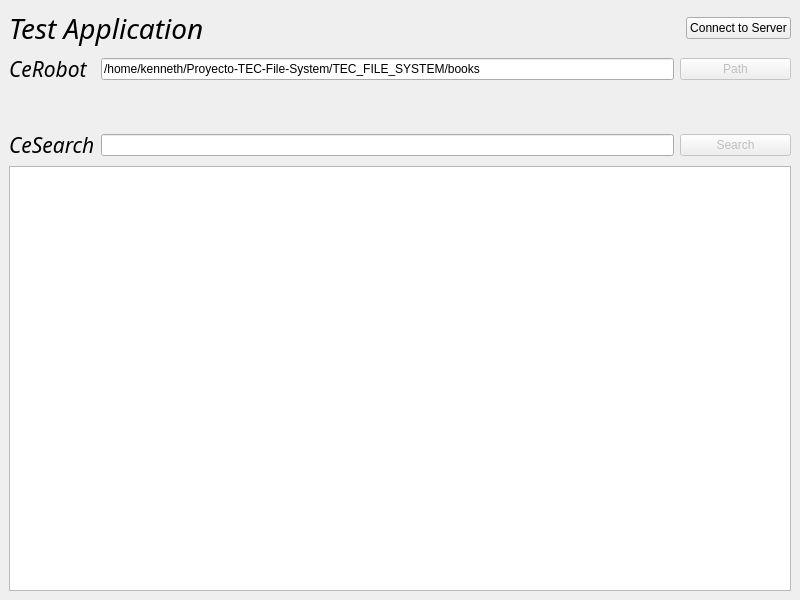
<?xml version="1.0" encoding="UTF-8"?>
<ui version="4.0">
 <class>MainWindow</class>
 <widget class="QMainWindow" name="MainWindow">
  <property name="geometry">
   <rect>
    <x>0</x>
    <y>0</y>
    <width>800</width>
    <height>600</height>
   </rect>
  </property>
  <property name="windowTitle">
   <string>MainWindow</string>
  </property>
  <widget class="QWidget" name="centralwidget">
   <layout class="QGridLayout" name="gridLayout_2">
    <item row="0" column="0">
     <layout class="QGridLayout" name="gridLayout">
      <item row="1" column="1">
       <widget class="QLineEdit" name="Path">
        <property name="text">
         <string>/home/kenneth/Proyecto-TEC-File-System/TEC_FILE_SYSTEM/books</string>
        </property>
       </widget>
      </item>
      <item row="1" column="2" colspan="2">
       <widget class="QPushButton" name="bth_path">
        <property name="enabled">
         <bool>false</bool>
        </property>
        <property name="text">
         <string>Path</string>
        </property>
       </widget>
      </item>
      <item row="0" column="3">
       <widget class="QPushButton" name="Connect">
        <property name="text">
         <string>Connect to Server</string>
        </property>
       </widget>
      </item>
      <item row="3" column="2" colspan="2">
       <widget class="QPushButton" name="btn_search">
        <property name="enabled">
         <bool>false</bool>
        </property>
        <property name="text">
         <string>Search</string>
        </property>
       </widget>
      </item>
      <item row="1" column="0">
       <widget class="QLabel" name="label_2">
        <property name="font">
         <font>
          <family>Ubuntu Mono</family>
          <pointsize>21</pointsize>
          <italic>true</italic>
         </font>
        </property>
        <property name="text">
         <string>&lt;html&gt;&lt;head/&gt;&lt;body&gt;&lt;p&gt;&lt;span style=&quot; font-size:16pt;&quot;&gt;CeRobot&lt;/span&gt;&lt;/p&gt;&lt;/body&gt;&lt;/html&gt;</string>
        </property>
       </widget>
      </item>
      <item row="3" column="0">
       <widget class="QLabel" name="label_3">
        <property name="font">
         <font>
          <family>Ubuntu Mono</family>
          <pointsize>21</pointsize>
          <italic>true</italic>
         </font>
        </property>
        <property name="text">
         <string>&lt;html&gt;&lt;head/&gt;&lt;body&gt;&lt;p&gt;&lt;span style=&quot; font-size:16pt;&quot;&gt;CeSearch&lt;/span&gt;&lt;/p&gt;&lt;/body&gt;&lt;/html&gt;</string>
        </property>
       </widget>
      </item>
      <item row="0" column="0" colspan="3">
       <widget class="QLabel" name="label">
        <property name="font">
         <font>
          <family>Ubuntu Mono</family>
          <pointsize>21</pointsize>
          <italic>true</italic>
         </font>
        </property>
        <property name="text">
         <string>Test Application</string>
        </property>
       </widget>
      </item>
      <item row="3" column="1">
       <widget class="QLineEdit" name="Search"/>
      </item>
      <item row="2" column="0">
       <spacer name="verticalSpacer">
        <property name="orientation">
         <enum>Qt::Vertical</enum>
        </property>
        <property name="sizeType">
         <enum>QSizePolicy::Maximum</enum>
        </property>
        <property name="sizeHint" stdset="0">
         <size>
          <width>20</width>
          <height>40</height>
         </size>
        </property>
       </spacer>
      </item>
     </layout>
    </item>
    <item row="1" column="0">
     <widget class="QListWidget" name="listWidget"/>
    </item>
   </layout>
  </widget>
 </widget>
 <resources/>
 <connections/>
</ui>
